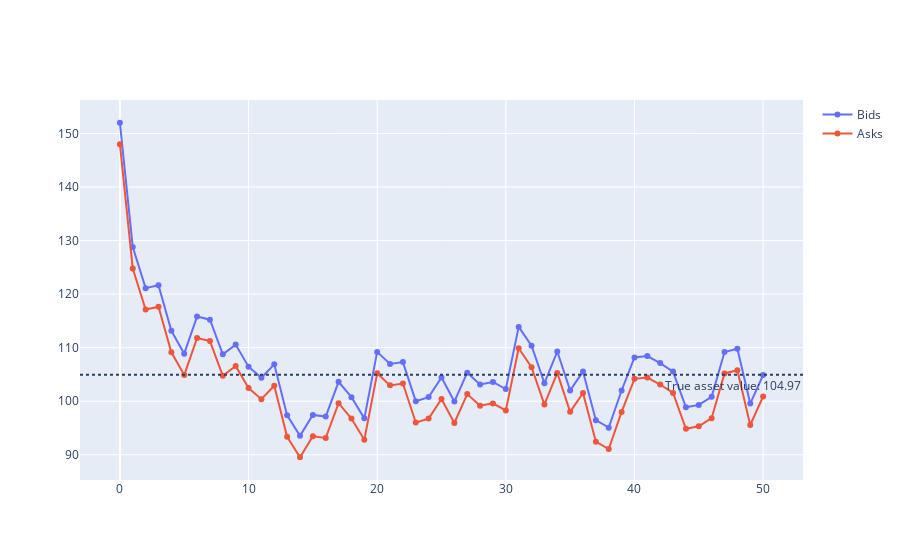

Notebook code for this chart:
### Code cell
np.random.seed(random_seed)

true_asset_value = np.random.normal(asset_mean, asset_stdev)
market_maker_quotes, lmbd, beta = get_quotes(
    150, 2, true_asset_value, asset_stdev, uninf_stdev, 50
)

bids = [x[0] for x in market_maker_quotes]
asks = [x[1] for x in market_maker_quotes]

# plot bids and asks

plotly_fig = go.Figure()

plotly_fig.add_trace(go.Scatter(x=list(range(100)), y=bids, mode="lines+markers", name="Bids"))
plotly_fig.add_trace(go.Scatter(x=list(range(100)), y=asks, mode="lines+markers", name="Asks"))
plotly_fig.add_hline(
    y=true_asset_value,
    line_dash="dot",
    yanchor="top",
    annotation_text=f"True asset value: {true_asset_value:.2f}",
    annotation_position="bottom right",
)

plotly_fig.show()

### Figure 1 — Plotly figure (JSON) as saved in the notebook; plotly's stock layout.template omitted (floating-point values rounded to 4 significant figures)
{"data": [{"mode": "lines+markers", "name": "Bids", "type": "scatter", "x": [0, 1, 2, 3, 4, 5, 6, 7, 8, 9, 10, 11, 12, 13, 14, 15, 16, 17, 18, 19, 20, 21, 22, 23, 24, 25, 26, 27, 28, 29, 30, 31, 32, 33, 34, 35, 36, 37, 38, 39, 40, 41, 42, 43, 44, 45, 46, 47, 48, 49, 50, 51, 52, 53, 54, 55, 56, 57, 58, 59, 60, 61, 62, 63, 64, 65, 66, 67, 68, 69, 70, 71, 72, 73, 74, 75, 76, 77, 78, 79, 80, 81, 82, 83, 84, 85, 86, 87, 88, 89, 90, 91, 92, 93, 94, 95, 96, 97, 98, 99], "y": [152, 128.8, 121.1, 121.7, 113.1, 108.9, 115.8, 115.2, 108.8, 110.6, 106.5, 104.4, 106.9, 97.36, 93.54, 97.44, 97.14, 103.6, 100.8, 96.8, 109.2, 107.0, 107.3, 100.0, 100.8, 104.4, 99.94, 105.3, 103.1, 103.6, 102.3, 113.9, 110.4, 103.4, 109.3, 102.0, 105.5, 96.45, 95.07, 102.0, 108.2, 108.4, 107.1, 105.5, 98.86, 99.31, 100.8, 109.2, 109.8, 99.57, 104.9]}, {"mode": "lines+markers", "name": "Asks", "type": "scatter", "x": [0, 1, 2, 3, 4, 5, 6, 7, 8, 9, 10, 11, 12, 13, 14, 15, 16, 17, 18, 19, 20, 21, 22, 23, 24, 25, 26, 27, 28, 29, 30, 31, 32, 33, 34, 35, 36, 37, 38, 39, 40, 41, 42, 43, 44, 45, 46, 47, 48, 49, 50, 51, 52, 53, 54, 55, 56, 57, 58, 59, 60, 61, 62, 63, 64, 65, 66, 67, 68, 69, 70, 71, 72, 73, 74, 75, 76, 77, 78, 79, 80, 81, 82, 83, 84, 85, 86, 87, 88, 89, 90, 91, 92, 93, 94, 95, 96, 97, 98, 99], "y": [148, 124.8, 117.1, 117.7, 109.1, 104.9, 111.8, 111.2, 104.8, 106.6, 102.5, 100.4, 102.9, 93.36, 89.54, 93.44, 93.14, 99.62, 96.76, 92.8, 105.2, 103.0, 103.3, 96.01, 96.77, 100.4, 95.94, 101.3, 99.15, 99.6, 98.27, 109.9, 106.4, 99.37, 105.3, 98.02, 101.5, 92.45, 91.07, 98.0, 104.2, 104.4, 103.1, 101.5, 94.86, 95.31, 96.84, 105.2, 105.8, 95.57, 100.9]}], "layout": {"annotations": [{"showarrow": false, "text": "True asset value: 104.97", "x": 1, "xanchor": "right", "xref": "x domain", "y": 105.0, "yanchor": "top", "yref": "y"}], "shapes": [{"line": {"dash": "dot"}, "type": "line", "x0": 0, "x1": 1, "xref": "x domain", "y0": 105.0, "y1": 105.0, "yanchor": "top", "yref": "y"}]}}
